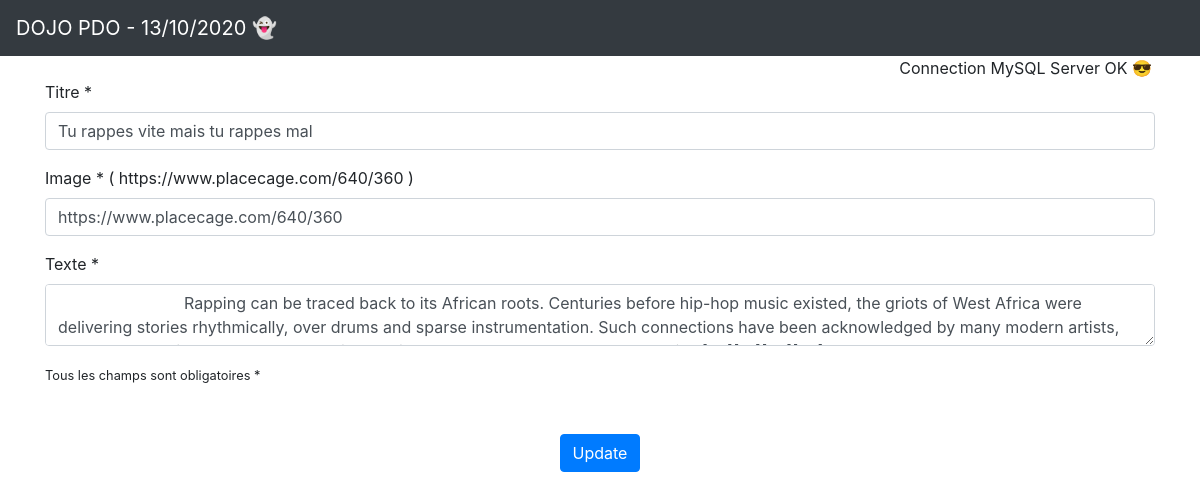
Page /Views/edit_article.php?id=1 on the earlier database version.
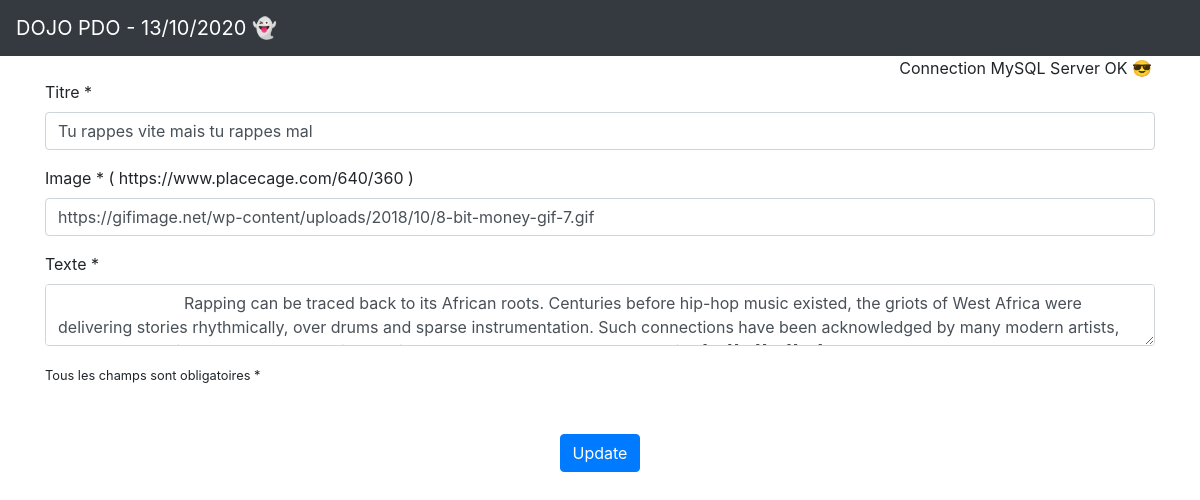
Same page on the later database version.
### tables this page shows
CREATE TABLE article (
    `id` INT PRIMARY KEY AUTO_INCREMENT NOT NULL,
    `title` varchar(150) NOT NULL,
    `img` varchar(250) NOT NULL,
    `content` text NOT NULL
);

### Model/ArticleModel.php (called while the page is built, shortened)
<?php
function getOneArticle(int $id)
{
    $pdo = new PDO(DSN, USER, PASS, [PDO::ATTR_ERRMODE => PDO::ERRMODE_EXCEPTION]);
    try {
        $request ="SELECT * FROM article WHERE id=$id";
        $sendRequest = $pdo->query($request);
        $article = $sendRequest->fetchObject();
        return $article;
    } catch (PDOException $e) {
        $error = $e->getMessage();
        return $error;
    }
}

### Views/edit_article.php (the view, shortened to what this page needs)
<?php
require 'layouts/header.php';
require '../connec.php';
require '../Model/ArticleModel.php';
$article = null;
if (isset($_GET['id']) && !empty($_GET['id'])) {
    $id = $_GET['id'];
    $article = getOneArticle(intval($id));
}
?>
<div class="container">
    <div class="row">
        <div class="col-12">
            <form method="POST">
                <div class="form-group">
                    <label for="title">Titre *</label>
                    <input type="text" class="form-control" id="title" name="title" value="<?= $article ?  $article->title : '' ?>">
                </div>
                <div class="form-group">
                    <label for="img">Image * ( https://www.placecage.com/640/360 )</label>
                    <input type="text" class="form-control" id="img" name="img" value="<?= $article ? $article->img : '' ?>">
                </div>
                <div class="form-group">
                    <label for="content">Texte *</label>
                    <textarea class="form-control" id="content" name="content" value="">
                            <?= $article ? $article->content : '' ?>
                    </textarea>
                </div>
                <div class="form-group">
                    <small>Tous les champs sont obligatoires *</small>
                </div>
                <div class="text-center mt-5">
                    <?php if ($article === null) { ?>
                        <button type="submit" class="btn btn-primary" name="create">Create</button>
                    <?php } else { ?>
                        <button type="submit" class="btn btn-primary" name="update">Update</button>
                    <?php } ?>
                </div>
            </form>
        </div>
    </div>
</div>
<?php require 'layouts/footer.php'; ?>

### Views/layouts/header.php (shortened to what this page needs)
<!DOCTYPE html>
<html lang="en">
<head>
    <link rel="stylesheet" href="https://stackpath.bootstrapcdn.com/bootstrap/4.5.2/css/bootstrap.min.css">
</head>
<body>
    <nav class="navbar navbar-expand-lg navbar-dark bg-dark">
        <a class="navbar-brand" href="/">DOJO PDO - 13/10/2020 👻</a>
    </nav>

### connec.php (shortened to what this page needs)
<?php
$pdo = new PDO(DSN, USER, PASS, [PDO::ATTR_ERRMODE => PDO::ERRMODE_EXCEPTION]);
if ($pdo === false) {
    echo '<div class="alert-danger">Error connection : ' . $pdo->error_log() ."</div>";
} else {
    echo '<div class="text-right mr-5">Connection MySQL Server OK 😎</div>';
}

### Views/layouts/footer.php (shortened to what this page needs)
</body>
</html>

Differences in the rows shown:
changed article "Tu rappes vite mais tu rappes mal": img "https://www.placecage.com/640/360" → "https://gifimage.net/wp-content/uploads/2018/10/8-bit-money-gif-7.gif"
